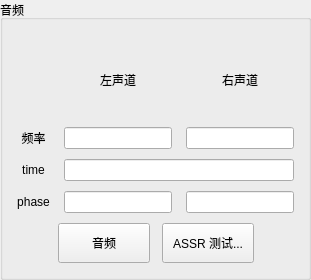
          <widget class="QGroupBox" name="groupBox_2">
           <property name="minimumSize">
            <size>
             <width>0</width>
             <height>280</height>
            </size>
           </property>
           <property name="title">
            <string>音频</string>
           </property>
           <layout class="QGridLayout" name="gridLayout_audio">
            <property name="leftMargin">
             <number>14</number>
            </property>
            <property name="topMargin">
             <number>22</number>
            </property>
            <property name="rightMargin">
             <number>14</number>
            </property>
            <property name="bottomMargin">
             <number>14</number>
            </property>
            <property name="horizontalSpacing">
             <number>14</number>
            </property>
            <property name="verticalSpacing">
             <number>10</number>
            </property>
            <item row="0" column="1">
             <widget class="QLabel" name="label_left_channel">
              <property name="text">
               <string>左声道</string>
              </property>
              <property name="alignment">
               <set>Qt::AlignCenter</set>
              </property>
             </widget>
            </item>
            <item row="0" column="2">
             <widget class="QLabel" name="label_right_channel">
              <property name="text">
               <string>右声道</string>
              </property>
              <property name="alignment">
               <set>Qt::AlignCenter</set>
              </property>
             </widget>
            </item>
            <item row="1" column="0">
             <widget class="QLabel" name="label_frequency">
              <property name="text">
               <string>频率</string>
              </property>
              <property name="alignment">
               <set>Qt::AlignCenter</set>
              </property>
             </widget>
            </item>
            <item row="1" column="1">
             <widget class="QLineEdit" name="lineEdit_7" />
            </item>
            <item row="1" column="2">
             <widget class="QLineEdit" name="lineEdit_6" />
            </item>
            <item row="2" column="0">
             <widget class="QLabel" name="label_time">
              <property name="text">
               <string>time</string>
              </property>
              <property name="alignment">
               <set>Qt::AlignCenter</set>
              </property>
             </widget>
            </item>
            <item row="2" column="1" colspan="2">
             <widget class="QLineEdit" name="lineEdit_8" />
            </item>
            <item row="3" column="0">
             <widget class="QLabel" name="label_phase">
              <property name="text">
               <string>phase</string>
              </property>
              <property name="alignment">
               <set>Qt::AlignCenter</set>
              </property>
             </widget>
            </item>
            <item row="3" column="1">
             <widget class="QLineEdit" name="lineEdit_9" />
            </item>
            <item row="3" column="2">
             <widget class="QLineEdit" name="lineEdit_10" />
            </item>
            <item row="6" column="0" colspan="3">
             <layout class="QHBoxLayout" name="horizontalLayout_audioButtons">
              <property name="spacing">
               <number>12</number>
              </property>
              <item>
               <spacer name="horizontalSpacer_audioButtonsLeft">
                <property name="orientation">
                 <enum>Qt::Horizontal</enum>
                </property>
                <property name="sizeHint" stdset="0">
                 <size>
                  <width>40</width>
                  <height>20</height>
                 </size>
                </property>
               </spacer>
              </item>
              <item>
               <widget class="QPushButton" name="pushButton_7">
                <property name="minimumSize">
                 <size>
                  <width>92</width>
                  <height>40</height>
                 </size>
                </property>
                <property name="text">
                 <string>音频</string>
                </property>
               </widget>
              </item>
              <item>
               <widget class="QPushButton" name="pushButton_assr">
                <property name="minimumSize">
                 <size>
                  <width>92</width>
                  <height>40</height>
                 </size>
                </property>
                <property name="toolTip">
                 <string>打开听觉稳态反应（40 Hz AM）测试</string>
                </property>
                <property name="text">
                 <string>ASSR 测试...</string>
                </property>
               </widget>
              </item>
              <item>
               <spacer name="horizontalSpacer_audioButtonsRight">
                <property name="orientation">
                 <enum>Qt::Horizontal</enum>
                </property>
                <property name="sizeHint" stdset="0">
                 <size>
                  <width>40</width>
                  <height>20</height>
                 </size>
                </property>
               </spacer>
              </item>
             </layout>
            </item>
           </layout>
          </widget>
